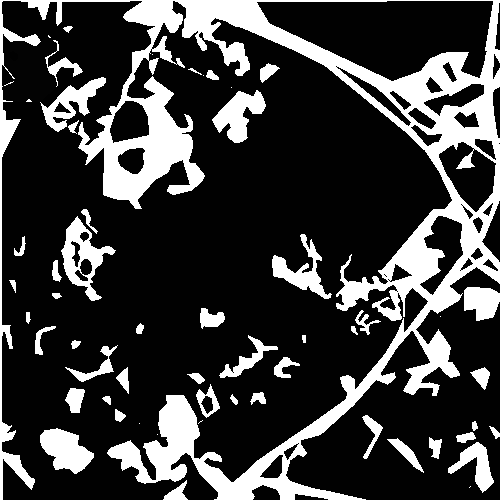
#> input picture HSI-OHS-Seg/data/train/labels/0001.tif, 500 x 500 px; its folder holds only this picture in this run
$ python count_classes.py
#> lines starting #> are read from the running program, lines starting #| are printed output that depends on the picture
# -*- coding: utf-8 -*-
"""
Created on Tue Jan 19 20:22:41 2021

@author: DELL
"""


import cv2
import numpy as np
import matplotlib.pyplot as plt
import glob

#  初始化每个类的数目
vegetation_num = 0
building_num = 0
baresoil_num = 0
water_num = 0
others_num = 0

label_paths = glob.glob('../data/train/labels/*.tif')

for label_path in label_paths:
    label = cv2.imread(label_path,0)
#> label is the input picture: shape (500, 500); min 1, max 255, mean 60.5
    vegetation_num += np.sum(label == 1)
#> vegetation_num = 188756
    building_num += np.sum(label == 2)
#> building_num = 0
    baresoil_num += np.sum(label == 3)
#> baresoil_num = 2697
    water_num += np.sum(label == 4)
#> water_num = 0
    others_num += np.sum(label == 255)
#> others_num = 58547

# 这两行代码解决 plt 中文显示的问题
plt.rcParams['font.sans-serif'] = ['SimHei']
plt.rcParams['axes.unicode_minus'] = False

classes = (
    '植被',
    '建筑',
    '裸土',
    '水体',
    '其他'
    )

numbers = [
    vegetation_num,
    building_num,
    baresoil_num,
    water_num,
    others_num
    ]
#> numbers = [188756, 0, 2697, 0, 58547]

plt.barh(classes, numbers)
for i, v in enumerate(numbers):
    plt.text(v, i, str(round(v/label.size/len(label_paths)*100,1))+"%",verticalalignment ="center")
#> this loop made 5 passes
#> v on passes 1 to 5: 188756, 0, 2697, 0, 58547

plt.title('地物要素类别像素数目')
# #设置坐标轴范围
plt.xlim((0, 1.2e7))
# plt.ylim((-2, 2))
#设置坐标轴名称
plt.xlabel('像素数目')
plt.ylabel('类别')

plt.savefig("../plt/地物要素类别像素数目图.png", dpi = 300, bbox_inches="tight")
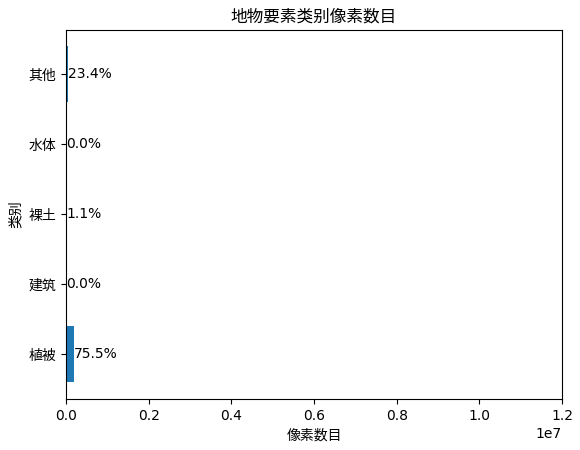
#> figure drawn by matplotlib, 1 panel
plt.show()
